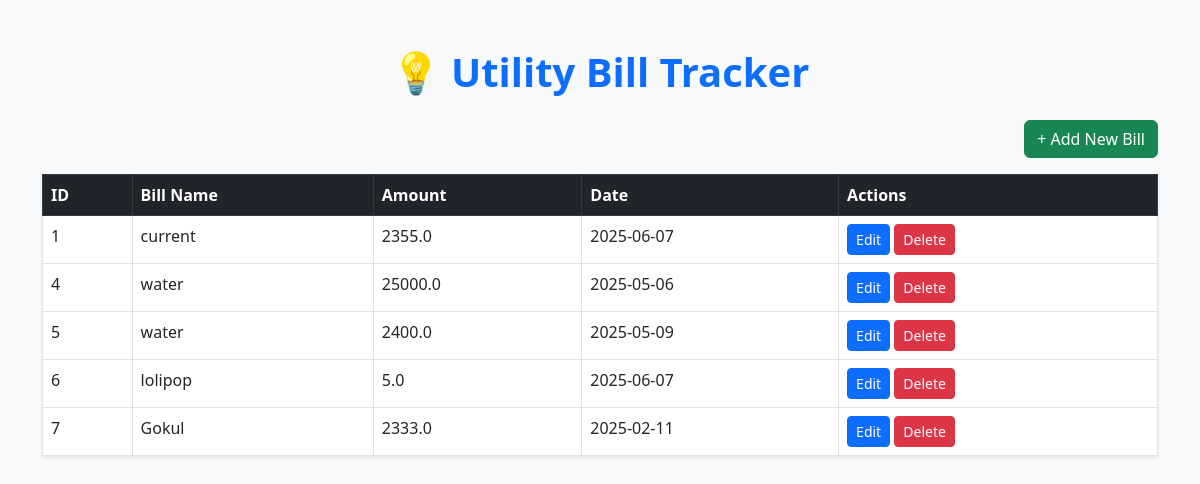
The page / on the database its author committed.
### tables this page shows
CREATE TABLE bills (id INTEGER PRIMARY KEY AUTOINCREMENT, name TEXT NOT NULL, amount REAL NOT NULL, date TEXT NOT NULL);

### app.py (the view)
@app.route('/')
def index():
    conn = sqlite3.connect('bills.db')
    cursor = conn.cursor()
    cursor.execute('SELECT * FROM bills')
    bills = cursor.fetchall()
    conn.close()
    return render_template('index.html', bills=bills)

### templates/index.html (shortened to what this page needs)
<!DOCTYPE html>
<html lang="en">
<head>
    <link href="https://cdn.jsdelivr.net/npm/bootstrap@5.3.0/dist/css/bootstrap.min.css" rel="stylesheet">
</head>
<body class="bg-light text-dark">
    <div class="container mt-5">
        <h1 class="mb-4 text-center text-primary fw-bold">💡 Utility Bill Tracker</h1>
        <div class="mb-3 text-end">
            <a href="/add" class="btn btn-success">+ Add New Bill</a>
        </div>
        <table class="table table-bordered table-hover bg-white shadow-sm">
            <thead class="table-dark">
                <tr>
                    <th>ID</th>
                    <th>Bill Name</th>
                    <th>Amount</th>
                    <th>Date</th>
                    <th>Actions</th>
                </tr>
            </thead>
            <tbody>
                {% for bill in bills %}
                <tr>
                    <td>{{ bill[0] }}</td>
                    <td>{{ bill[1] }}</td>
                    <td>{{ bill[2] }}</td>
                    <td>{{ bill[3] }}</td>
                    <td>
                        <a href="/edit/{{ bill[0] }}" class="btn btn-sm btn-primary">Edit</a>
                        <a href="/delete/{{ bill[0] }}" class="btn btn-sm btn-danger">Delete</a>
                    </td>
                </tr>
                {% else %}
                <tr>
                    <td colspan="5" class="text-center text-muted">No bills added yet.</td>
                </tr>
                {% endfor %}
            </tbody>
        </table>
    </div>
</body>
</html>

### rows shown on the page
bills: id "1", name "current", amount "2355.0", date "2025-06-07"
bills: id "4", name "water", amount "25000.0", date "2025-05-06"
bills: id "5", name "water", amount "2400.0", date "2025-05-09"
bills: id "6", name "lolipop", amount "5.0", date "2025-06-07"
bills: id "7", name "Gokul", amount "2333.0", date "2025-02-11"
